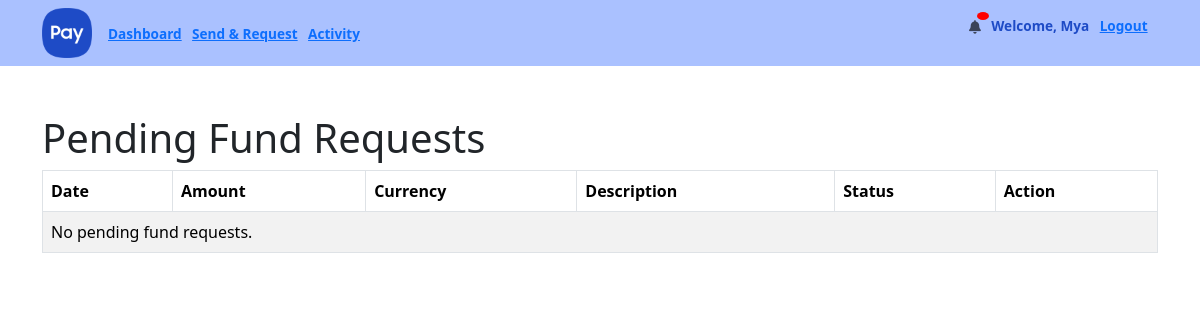
Before: /webapps2024/transactions/fund_request_list/ (signed in) with the older database file.
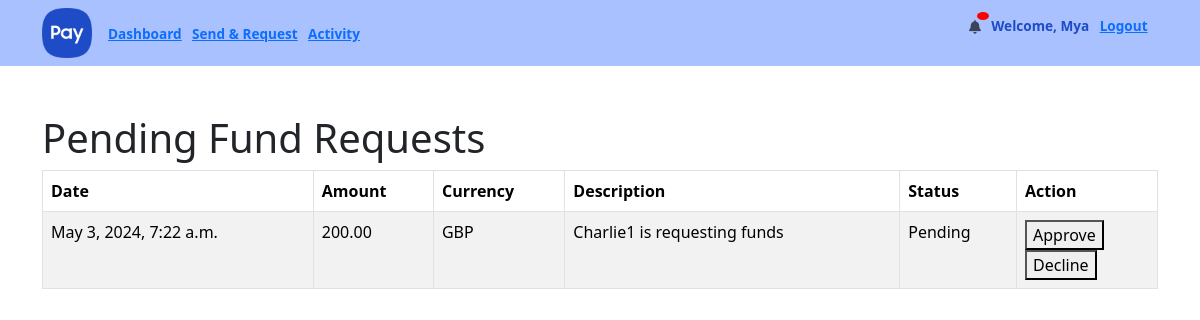
After: the same page with the newer database file.
### transactions/models.py (models this page shows, shortened)
class FundRequest(models.Model):
    STATUS_CHOICES = [
        ('PENDING', 'Pending'),
        ('APPROVED', 'Approved'),
        ('DECLINED', 'Declined'),
    ]
    fund_requester = models.ForeignKey(User, on_delete=models.CASCADE, related_name='fund_requests', null=False)
    fund_sender = models.ForeignKey(User, on_delete=models.CASCADE, related_name='sent_fund_requests')
    amount = models.DecimalField(max_digits=12, decimal_places=2)
    description = models.CharField(max_length=500)
    currency = models.CharField(max_length=3, default='GBP')
    approved = models.BooleanField(default=False)
    created_at = models.DateTimeField(auto_now_add=True)
    approved_at = models.DateTimeField(auto_now_add=True)
    status = models.CharField(max_length=20, choices=STATUS_CHOICES, default='PENDING')
    class Meta:
        ordering = ['-created_at']

### transactions/views.py (the view)
# urls.py: path('fund_request_list/', views.fund_request_list, name='fund_request_list'),
def fund_request_list(request):
    pending_requests = FundRequest.objects.filter(fund_sender=request.user, status='PENDING')
    return render(request, 'transactions/fund_request_list.html', {'pending_requests': pending_requests})

### templates/transactions/fund_request_list.html (shortened to what this page needs)
{% extends 'main/base.html' %}
{% block content %}
    <h1>Pending Fund Requests</h1>
    <table class="table table-bordered table-striped table-hover table-grey">
        <thead>
        <tr>
            <th>Date</th>
            <th>Amount</th>
            <th>Currency</th>
            <th>Description</th>
            <th>Status</th>
            <th>Action</th>
        </tr>
        </thead>
        <tbody>
        {% for request in pending_requests %}
            <tr>
                <td>{{ request.created_at }}</td>
                <td>{{ request.amount }}</td>
                <td>{{ request.currency }}</td>
                <td>{{ request.fund_requester.username }} is requesting funds</td>
                <td>{{ request.get_status_display }}</td>
                <td>
                    <form method="POST" action="{% url 'fund_request_action' request.pk %}">
                        <button type="submit">Approve</button>
                    </form>
                    <form method="POST" action="{% url 'fund_request_action' request.pk %}">
                        <button type="submit">Decline</button>
                    </form>
                </td>
            </tr>
        {% empty %}
            <tr>
                <td colspan="6">No pending fund requests.</td>
            </tr>
        {% endfor %}
        </tbody>
    </table>
{% endblock %}

Changed rows visible on the page:
added FundRequest: created_at "May 3, 2024, 7:22 a.m.", amount "200.00", currency "GBP", fund_requester.username "Charlie1", status "Pending"
Other visible differences:
text no longer shown: "No pending fund requests."
